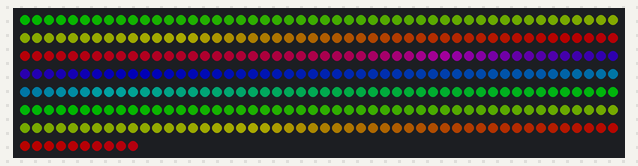
This sketch was run on a simulated ESP32. On the bench: 360 RGB LEDs in strip order, left to right, continuing on the next row. Dim RGB values are drawn brighter than linear; colours are those a GRB WS2812 strip shows for the declared byte order.

Above: at 0.67 s.
At 3.11 s:
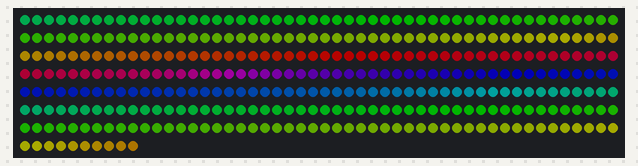
At 5.54 s:
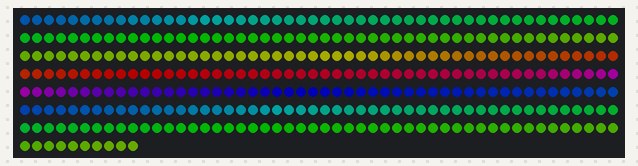
At 10.72 s:
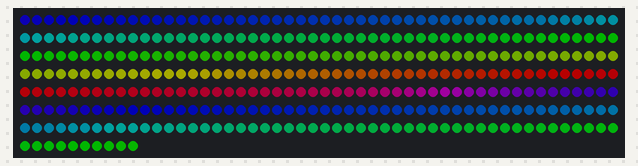
At 15.89 s:
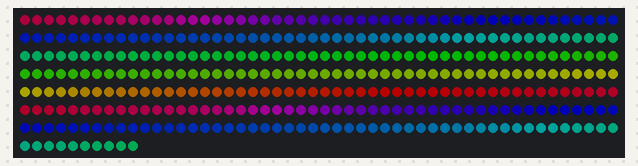
At 21.06 s:
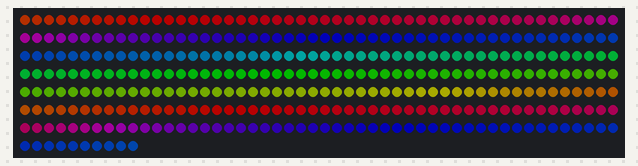

Measured:
- by itself, everything shown: repeats every 19.5 s, in 64 steps

The sketch:

esp32-test.ino
```cpp
#include <FastLED.h>
// How many leds in your strip?
#define NUM_LEDS 360 //201 LEDs per branch

// For led chips like Neopixels, which have a data line, ground, and power, you just
// need to define DATA_PIN.  For led chipsets that are SPI based (four wires - data, clock,
// ground, and power), like the LPD8806 define both DATA_PIN and CLOCK_PIN
#define DATA_PIN 23
#define CLOCK_PIN 18
// Define the array of leds
CRGB leds[NUM_LEDS];
int offset = 0;
byte masterhue;
void setup() {
// Uncomment/edit one of the following lines for your leds arrangement.
// FastLED.addLeds<TM1803, DATA_PIN, RGB>(leds, NUM_LEDS);
// FastLED.addLeds<TM1804, DATA_PIN, RGB>(leds, NUM_LEDS);
// FastLED.addLeds<TM1809, DATA_PIN, RGB>(leds, NUM_LEDS);
// FastLED.addLeds<WS2811, DATA_PIN, RGB>(leds, NUM_LEDS);
// FastLED.addLeds<WS2812, DATA_PIN, RGB>(leds, NUM_LEDS);
 FastLED.addLeds<WS2812B, DATA_PIN, RGB>(leds, NUM_LEDS);
//FastLED.addLeds<NEOPIXEL, DATA_PIN>(leds, NUM_LEDS);
// FastLED.addLeds<APA104, DATA_PIN, RGB>(leds, NUM_LEDS);
// FastLED.addLeds<UCS1903, DATA_PIN, RGB>(leds, NUM_LEDS);
// FastLED.addLeds<UCS1903B, DATA_PIN, RGB>(leds, NUM_LEDS);
// FastLED.addLeds<GW6205, DATA_PIN, RGB>(leds, NUM_LEDS);
// FastLED.addLeds<GW6205_400, DATA_PIN, RGB>(leds, NUM_LEDS);
// FastLED.addLeds<WS2801, RGB>(leds, NUM_LEDS);
// FastLED.addLeds<SM16716, RGB>(leds, NUM_LEDS);
// FastLED.addLeds<LPD8806, RGB>(leds, NUM_LEDS);
// FastLED.addLeds<P9813, RGB>(leds, NUM_LEDS);
// FastLED.addLeds<APA102, RGB>(leds, NUM_LEDS);
// FastLED.addLeds<DOTSTAR, RGB>(leds, NUM_LEDS);
// FastLED.addLeds<WS2801, DATA_PIN, CLOCK_PIN, RGB>(leds, NUM_LEDS);
// FastLED.addLeds<SM16716, DATA_PIN, CLOCK_PIN, RGB>(leds, NUM_LEDS);
// FastLED.addLeds<LPD8806, DATA_PIN, CLOCK_PIN, RGB>(leds, NUM_LEDS);
// FastLED.addLeds<P9813, DATA_PIN, CLOCK_PIN, RGB>(leds, NUM_LEDS);
  //     FastLED.addLeds<APA102, DATA_PIN, CLOCK_PIN, BGR>(leds, NUM_LEDS);
// FastLED.addLeds<DOTSTAR, DATA_PIN, CLOCK_PIN, RGB>(leds, NUM_LEDS);

//This is where the power is regulated.  These pebble lights are kinda weird, so it will be some trial an error....
 FastLED.setMaxPowerInVoltsAndMilliamps(5, 1500);


leds[0] = CRGB::Blue;
FastLED.show();
delay(500);
masterhue = 0;
}


void loop() {
//Each loop
// *output 1 LED frame
// *check for wifi communications
// *check for sensor detection


// // Turn the LED on, then pause
// for(int i=0;i<NUM_LEDS;i++){
//     leds[i] = CRGB::Red;
//   }
//   FastLED.show();
// delay(500);
// for(int i=0;i<NUM_LEDS;i++){
//     leds[i] = CRGB::Green;
//   }
//   FastLED.show();
// delay(500);
// for(int i=0;i<NUM_LEDS;i++){
//     leds[i] = CRGB::Blue;
//   }
//   FastLED.show();
// delay(500);
// // Now turn the LED off, then pause
// for(int i=0;i<NUM_LEDS;i++){
//     leds[i] = CRGB::Black;
//   }
//   FastLED.show();
// delay(500);

  for (int i = 0; i < NUM_LEDS; ++i) leds[i] = CRGB::Black;
  byte hue = 0;
  if (masterhue >= 255) {
    masterhue = 0;
  } else {
    ++masterhue;
  }
  hue = masterhue;

  int step = 1;
  for (int i=0;i<(NUM_LEDS/step)-offset; ++i) {
    if (i*step+offset < NUM_LEDS) {
      leds[i*step+offset] = CHSV(hue, 255, 255);
      if (hue >= 255) {
        hue = 0;
      } else {
        ++hue;
      }
    }
  }
  FastLED.show();
  //delay(1);
  ++offset;
  if (offset>=step) offset = 0;
}
```
